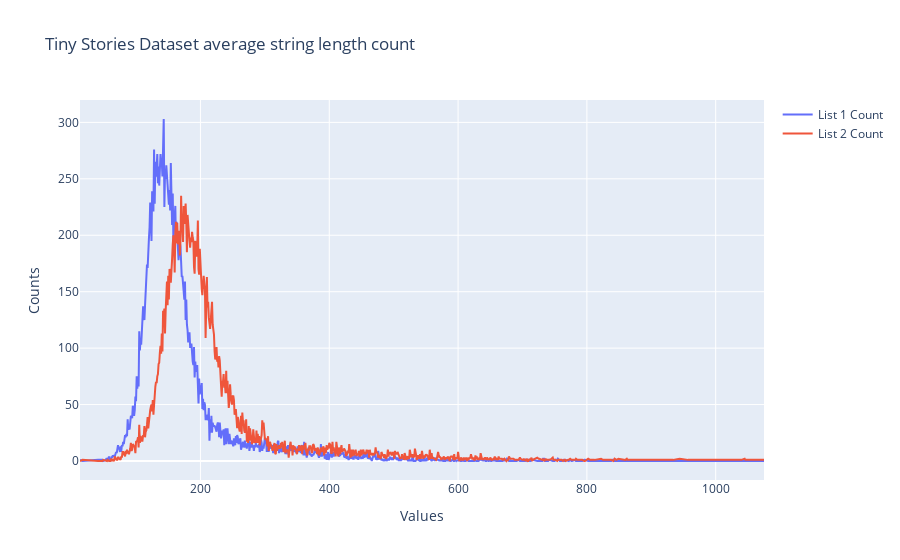

The notebook cell this image was saved under:
### Code cell
import plotly.graph_objs as go
from collections import Counter



# Get the unified set of keys from both dictionaries
all_keys = sorted(set(count_vanilla.keys()).union(set(count_tokenized.keys())))

# Fill missing counts with 0 for both lists
y1 = [count_vanilla.get(key, 0) for key in all_keys]
y2 = [count_tokenized.get(key, 0) for key in all_keys]

# Create two bar traces, one for each list
trace1 = go.Scatter(x=all_keys, y=y1, name='List 1 Count')
trace2 = go.Scatter(x=all_keys, y=y2, name='List 2 Count')

# Layout configuration
layout = go.Layout(
    title="Tiny Stories Dataset average string length count",
    xaxis=dict(title='Values'),
    yaxis=dict(title='Counts'),
    barmode='group'  # 'group' places bars side-by-side
)

# Combine the traces into a figure
fig = go.Figure(data=[trace1, trace2], layout=layout)

# Show the plot
fig.show()

### Figure 1 — Plotly figure (JSON) as saved in the notebook; plotly's stock layout.template omitted (floating-point values rounded to 4 significant figures; data arrays with more than 128 entries replaced by an {"elided": "..."} marker saying what was removed)
{"data": [{"name": "List 1 Count", "type": "scatter", "x": {"elided": "741 int values"}, "y": {"elided": "741 int values"}}, {"name": "List 2 Count", "type": "scatter", "x": {"elided": "741 int values"}, "y": {"elided": "741 int values"}}], "layout": {"barmode": "group", "title": {"text": "Tiny Stories Dataset average string length count"}, "xaxis": {"title": {"text": "Values"}}, "yaxis": {"title": {"text": "Counts"}}}}
